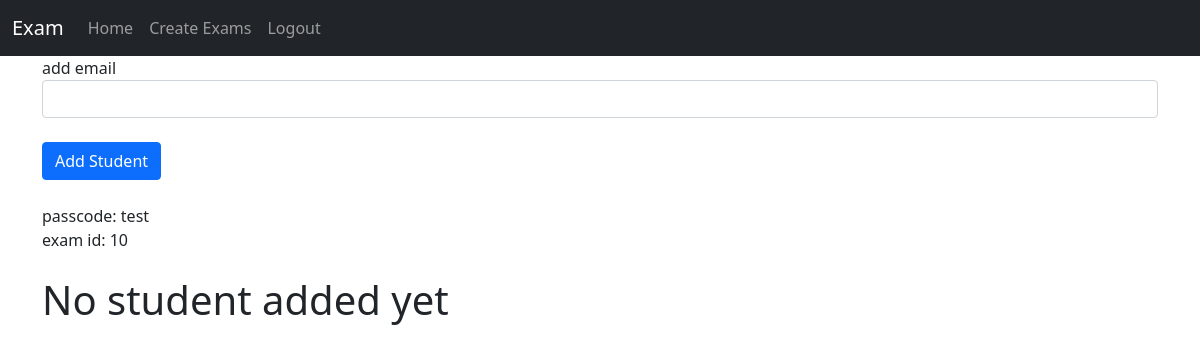
/teacher/students/10/ (signed in), run on an earlier commit of the app's database.
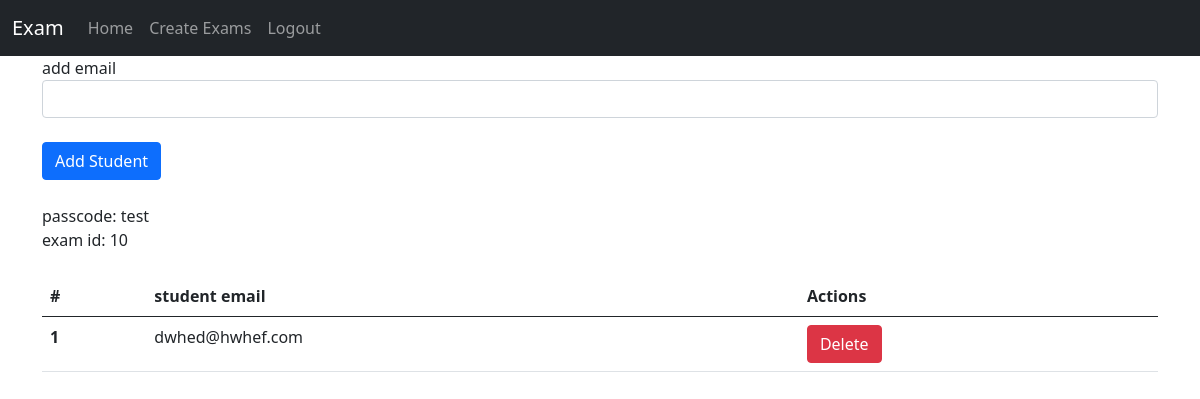
And on a later commit of the database.
### apps/teachers/models.py (models this page shows, shortened)
class Students(models.Model):
    exam = models.ForeignKey(Exam, related_name="students", on_delete=models.CASCADE)
    student = models.EmailField()

### apps/teachers/views.py (the view, shortened to what this page needs)
# urls.py: path("students/<int:exam_id>/", students_create, name="students_create"),
@login_required
@teacher_required
def students_create(request, exam_id):
    exam = get_object_or_404(Exam, pk=exam_id)
    student_form = StudentForm(request.POST or None)
    students = Students.objects.filter(exam=exam)
    print(student_form.errors.as_json())
    return render(
        request,
        "teachers/register_student.html",
        {"exam": exam, "student_form": student_form, "students": students},
    )

### apps/teachers/forms.py
class StudentForm(forms.ModelForm):
    class Meta:
        model = Students
        fields = ["student"]

### templates/teachers/register_student.html (shortened to what this page needs)
{% extends "index.html" %}
{% block content %}
<br>
<br>
<form action="{% url "students_create" exam.id %}" method="post">
    <label for="emails">add email</label>
    <input class="form-control" type="email" name="student" id="email" required>
    <br>
    <button class="btn btn-primary" type="submit">Add Student</button>
</form><br>
passcode: {{exam.pass_code}}<br>
exam id: {{exam.pk}}<br>
<br>
{% if students %}
<table class="table">
    <thead>
        <tr>
            <th scope="col">#</th>
            <th scope="col">student email</th>
            <th scope="col">Actions</th>
        </tr>
    </thead>
    <tbody>
        {% for student in students %}
        <tr>
            <th scope="row">{{ forloop.counter }}</th>
            <td>{{ student.student }}</td>
            <td>
                <a href="{% url 'delete_student' student.pk exam.id %}" class="btn btn-danger">
                    Delete
                </a>
            </td>
        </tr>
        {% endfor %}
    </tbody>
</table>
  {% else %}
  <h1>No student added yet</h1>
  {% endif %}
{% endblock content %}

What changed in the data, as far as the page shows it:
added Students: student "dwhed@hwhef.com"
Also different on the page:
text no longer shown: "No student added yet"
text now shown: "# student email Actions"
